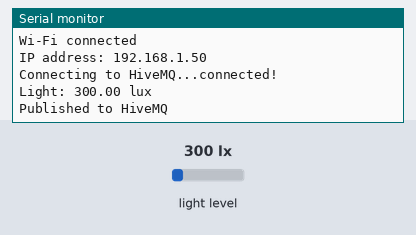
A sketch run on a simulated Arduino Nano 33 IoT. Shown: the last lines printed to the serial monitor. The inputs (shaded band) are chosen by the test bench; at power-on: light level 300 lx. WiFi joins after 1.5 s; servers stay silent unless stated; random numbers use the default seed unless the sketch sets one; no MQTT or app messages arrive unless stated.

Above: at 7.7 s.
7.8 s: light level set to 40 lx
At 12.1 s:
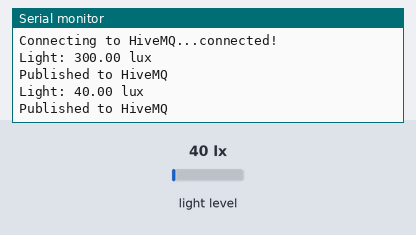
13.4 s: light level set to 500 lx
At 17.1 s:
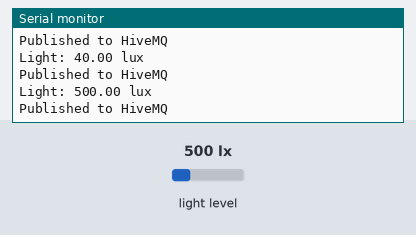
Timing chart, 0 to 18.6 s (numbered marks = the images above; inputs shaded):
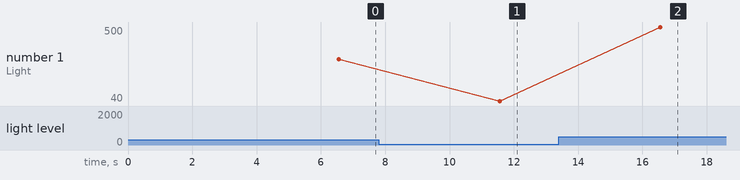

Measured:
- after the input at 7.8 s, the serial monitor: prints a new line after 3.8 s (image 1)
- after the input at 13.4 s, the serial monitor: prints a new line after 3.2 s (image 2)
- plotted number 1: 300 → 40 after the input at 7.8 s, 40 → 500 after the input at 13.4 s

The sketch:

Task3_1_Trigger.ino
```cpp
#include <WiFiNINA.h>
#include <WiFiSSLClient.h>
#include <PubSubClient.h>
#include <Wire.h>
#include <BH1750.h>

// Wi-Fi details

const char* wifiSSID = "xyz";
const char* wifiPassword = "xyz";

// HiveMQ details

const char* mqttServer =
  "2a44e3ab0d05405ba327b654757406b5.s1.eu.hivemq.cloud";

const int mqttPort = 8883;

const char* mqttUsername = "Scave";
const char* mqttPassword = "xyz";

// MQTT topic
const char* mqttTopic = "sit210/terrarium/light";

// Objects

WiFiSSLClient wifiClient;
PubSubClient mqttClient(wifiClient);

BH1750 lightMeter;

// Setup

void setup() {

  Serial.begin(115200);

  // Start I2C
  Wire.begin();

  // Start BH1750
  if (lightMeter.begin(BH1750::CONTINUOUS_HIGH_RES_MODE)) {
    Serial.println("BH1750 started successfully");
  }
  else {
    Serial.println("Error starting BH1750");
  }

  // Connect to Wi-Fi
  connectWiFi();

  // Set HiveMQ broker
  mqttClient.setServer(mqttServer, mqttPort);

  // Connect to HiveMQ
  connectMQTT();
}

// Main loop

void loop() {

  // Check MQTT connection
  if (!mqttClient.connected()) {
    connectMQTT();
  }

  mqttClient.loop();

  // Read light level
  float lux = lightMeter.readLightLevel();

  // Print lux to Serial Monitor
  Serial.print("Light: ");
  Serial.print(lux);
  Serial.println(" lux");

  // Convert lux number to text
  char message[20];
  snprintf(message, sizeof(message), "%.2f", lux);

  // Publish lux value to HiveMQ
  mqttClient.publish(mqttTopic, message);

  Serial.println("Published to HiveMQ");

  delay(5000);
}

// Connect Wi-Fi

void connectWiFi() {

  Serial.print("Connecting to Wi-Fi");

  while (WiFi.status() != WL_CONNECTED) {

    WiFi.begin(wifiSSID, wifiPassword);

    delay(5000);

    Serial.print(".");
  }

  Serial.println();
  Serial.println("Wi-Fi connected");

  Serial.print("IP address: ");
  Serial.println(WiFi.localIP());
}

// Connect MQTT

void connectMQTT() {

  Serial.print("Connecting to HiveMQ...");

  while (!mqttClient.connected()) {

    String clientID = "Nano33IoT-" + String(random(0xffff), HEX);

    if (mqttClient.connect(
          clientID.c_str(),
          mqttUsername,
          mqttPassword)) {

      Serial.println("connected!");
    }
    else {

      Serial.print("failed, state = ");
      Serial.println(mqttClient.state());

      delay(5000);
    }
  }
}
```
